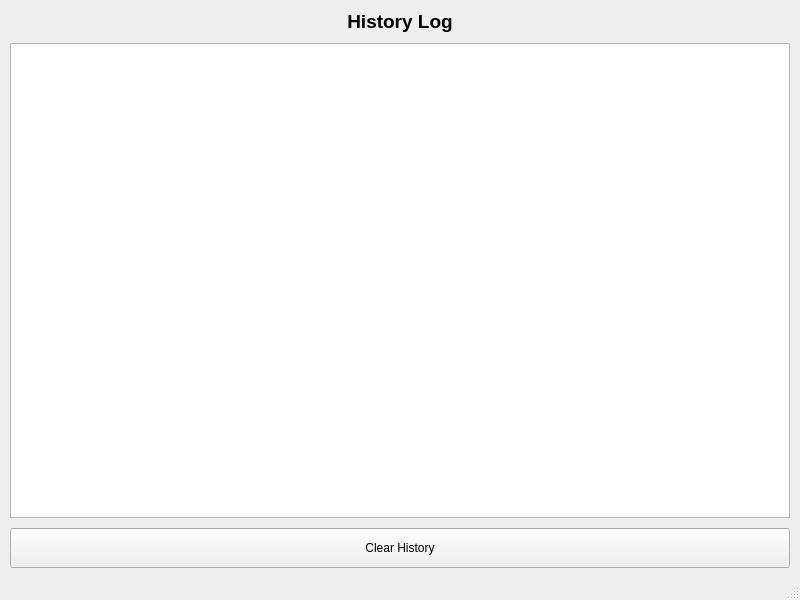
<?xml version="1.0" encoding="UTF-8"?>
<ui version="4.0">
 <class>History</class>
 <widget class="QMainWindow" name="History">
  <property name="geometry">
   <rect>
    <x>0</x>
    <y>0</y>
    <width>800</width>
    <height>600</height>
   </rect>
  </property>
  <property name="windowTitle">
   <string>History</string>
  </property>
  <widget class="QWidget" name="centralwidget">
   <layout class="QVBoxLayout" name="verticalLayout">
    <property name="leftMargin">
     <number>10</number>
    </property>
    <property name="topMargin">
     <number>10</number>
    </property>
    <property name="rightMargin">
     <number>10</number>
    </property>
    <property name="bottomMargin">
     <number>10</number>
    </property>
    <property name="spacing">
     <number>10</number>
    </property>
    <item>
     <widget class="QLabel" name="titleLabel">
      <property name="text">
       <string>History Log</string>
      </property>
      <property name="alignment">
       <set>Qt::AlignCenter</set>
      </property>
      <property name="font">
       <font>
        <pointsize>14</pointsize>
        <weight>75</weight>
        <bold>true</bold>
       </font>
      </property>
     </widget>
    </item>
    <item>
     <widget class="QListWidget" name="historyList">
      <property name="alternatingRowColors">
       <bool>true</bool>
      </property>
      <property name="sizePolicy">
       <sizepolicy hsizetype="Expanding" vsizetype="Expanding">
        <horstretch>0</horstretch>
        <verstretch>0</verstretch>
       </sizepolicy>
      </property>
     </widget>
    </item>
    <item>
     <widget class="QPushButton" name="clearButton">
      <property name="text">
       <string>Clear History</string>
      </property>
      <property name="minimumSize">
       <size>
        <width>150</width>
        <height>40</height>
       </size>
      </property>
     </widget>
    </item>
   </layout>
  </widget>
  <widget class="QMenuBar" name="menubar">
   <property name="geometry">
    <rect>
     <x>0</x>
     <y>0</y>
     <width>800</width>
     <height>26</height>
    </rect>
   </property>
  </widget>
  <widget class="QStatusBar" name="statusbar"/>
 </widget>
 <resources/>
 <connections/>
</ui>
